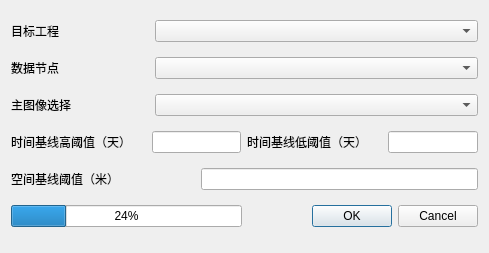
<?xml version="1.0" encoding="UTF-8"?>
<ui version="4.0">
 <class>BaselineFormation</class>
 <widget class="QWidget" name="BaselineFormation">
  <property name="geometry">
   <rect>
    <x>0</x>
    <y>0</y>
    <width>489</width>
    <height>253</height>
   </rect>
  </property>
  <property name="windowTitle">
   <string>干涉组合预览</string>
  </property>
  <property name="windowIcon">
   <iconset resource="../resources/SatExplorer.qrc">
    <normaloff>:/SatExplorer/icon/InSARapp.ico</normaloff>:/SatExplorer/icon/InSARapp.ico</iconset>
  </property>
  <layout class="QVBoxLayout" name="verticalLayout">
   <item>
    <layout class="QHBoxLayout" name="horizontalLayout" stretch="3,7">
     <item>
      <widget class="QLabel" name="label_2">
       <property name="text">
        <string>目标工程</string>
       </property>
      </widget>
     </item>
     <item>
      <widget class="QComboBox" name="comboBox"/>
     </item>
    </layout>
   </item>
   <item>
    <layout class="QHBoxLayout" name="horizontalLayout_2" stretch="3,7">
     <item>
      <widget class="QLabel" name="label_3">
       <property name="text">
        <string>数据节点</string>
       </property>
      </widget>
     </item>
     <item>
      <widget class="QComboBox" name="comboBox_dst_node"/>
     </item>
    </layout>
   </item>
   <item>
    <layout class="QHBoxLayout" name="horizontalLayout_3" stretch="3,7">
     <item>
      <widget class="QLabel" name="label">
       <property name="text">
        <string>主图像选择</string>
       </property>
      </widget>
     </item>
     <item>
      <widget class="QComboBox" name="comboBox_masterImage"/>
     </item>
    </layout>
   </item>
   <item>
    <layout class="QHBoxLayout" name="horizontalLayout_5" stretch="3,2,3,2">
     <item>
      <widget class="QLabel" name="label_4">
       <property name="text">
        <string>时间基线高阈值（天）</string>
       </property>
      </widget>
     </item>
     <item>
      <widget class="QLineEdit" name="lineEdit_temporal_thresh"/>
     </item>
     <item>
      <widget class="QLabel" name="label_6">
       <property name="text">
        <string>时间基线低阈值（天）</string>
       </property>
      </widget>
     </item>
     <item>
      <widget class="QLineEdit" name="lineEdit_temporal_thresh_low"/>
     </item>
    </layout>
   </item>
   <item>
    <layout class="QHBoxLayout" name="horizontalLayout_6" stretch="4,6">
     <item>
      <widget class="QLabel" name="label_5">
       <property name="text">
        <string>空间基线阈值（米）</string>
       </property>
      </widget>
     </item>
     <item>
      <widget class="QLineEdit" name="lineEdit_spatial_thresh"/>
     </item>
    </layout>
   </item>
   <item>
    <layout class="QHBoxLayout" name="horizontalLayout_4">
     <item>
      <widget class="QProgressBar" name="progressBar">
       <property name="value">
        <number>24</number>
       </property>
      </widget>
     </item>
     <item>
      <widget class="QDialogButtonBox" name="buttonBox">
       <property name="standardButtons">
        <set>QDialogButtonBox::Cancel|QDialogButtonBox::Ok</set>
       </property>
      </widget>
     </item>
    </layout>
   </item>
  </layout>
 </widget>
 <resources>
  <include location="../resources/SatExplorer.qrc"/>
 </resources>
 <connections/>
</ui>
